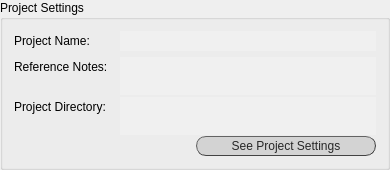
    <widget class="QGroupBox" name="proj_settings">
     <property name="minimumSize">
      <size>
       <width>0</width>
       <height>170</height>
      </size>
     </property>
     <property name="maximumSize">
      <size>
       <width>16777215</width>
       <height>170</height>
      </size>
     </property>
     <property name="styleSheet">
      <string notr="true">QGroupBox#proj_settings{text-decoration: underline; font: 80 10pt &quot;Calibri Light&quot;;}
</string>
     </property>
     <property name="title">
      <string>Project Settings</string>
     </property>
     <layout class="QFormLayout" name="formLayout">
      <item row="0" column="0">
       <widget class="QLabel" name="lab_proj_name">
        <property name="minimumSize">
         <size>
          <width>100</width>
          <height>20</height>
         </size>
        </property>
        <property name="maximumSize">
         <size>
          <width>16777215</width>
          <height>20</height>
         </size>
        </property>
        <property name="styleSheet">
         <string notr="true">font: 25 10pt &quot;Calibri Light&quot;;</string>
        </property>
        <property name="text">
         <string>Project Name: </string>
        </property>
       </widget>
      </item>
      <item row="0" column="1">
       <widget class="QTextEdit" name="lab_filled_proj_name">
        <property name="minimumSize">
         <size>
          <width>0</width>
          <height>20</height>
         </size>
        </property>
        <property name="maximumSize">
         <size>
          <width>16777215</width>
          <height>20</height>
         </size>
        </property>
        <property name="focusPolicy">
         <enum>Qt::StrongFocus</enum>
        </property>
        <property name="styleSheet">
         <string notr="true">font: 25 9pt &quot;Calibri Light&quot;;
background-color: rgb(240, 240, 240);
color: rgb(100, 100, 100);</string>
        </property>
        <property name="frameShape">
         <enum>QFrame::NoFrame</enum>
        </property>
        <property name="frameShadow">
         <enum>QFrame::Sunken</enum>
        </property>
        <property name="verticalScrollBarPolicy">
         <enum>Qt::ScrollBarAlwaysOff</enum>
        </property>
        <property name="horizontalScrollBarPolicy">
         <enum>Qt::ScrollBarAlwaysOff</enum>
        </property>
        <property name="readOnly">
         <bool>true</bool>
        </property>
        <property name="html">
         <string>&lt;!DOCTYPE HTML PUBLIC &quot;-//W3C//DTD HTML 4.0//EN&quot; &quot;http://www.w3.org/TR/REC-html40/strict.dtd&quot;&gt;
&lt;html&gt;&lt;head&gt;&lt;meta name=&quot;qrichtext&quot; content=&quot;1&quot; /&gt;&lt;style type=&quot;text/css&quot;&gt;
p, li { white-space: pre-wrap; }
&lt;/style&gt;&lt;/head&gt;&lt;body style=&quot; font-family:'Calibri Light'; font-size:9pt; font-weight:24; font-style:normal;&quot;&gt;
&lt;p align=&quot;center&quot; style=&quot;-qt-paragraph-type:empty; margin-top:0px; margin-bottom:0px; margin-left:0px; margin-right:0px; -qt-block-indent:0; text-indent:0px;&quot;&gt;&lt;br /&gt;&lt;/p&gt;&lt;/body&gt;&lt;/html&gt;</string>
        </property>
       </widget>
      </item>
      <item row="1" column="0">
       <widget class="QLabel" name="lab_ref_notes">
        <property name="minimumSize">
         <size>
          <width>100</width>
          <height>20</height>
         </size>
        </property>
        <property name="maximumSize">
         <size>
          <width>16777215</width>
          <height>20</height>
         </size>
        </property>
        <property name="styleSheet">
         <string notr="true">font: 25 10pt &quot;Calibri Light&quot;;</string>
        </property>
        <property name="text">
         <string>Reference Notes: </string>
        </property>
       </widget>
      </item>
      <item row="1" column="1">
       <widget class="QTextEdit" name="lab_filled_ref_notes">
        <property name="minimumSize">
         <size>
          <width>0</width>
          <height>38</height>
         </size>
        </property>
        <property name="maximumSize">
         <size>
          <width>16777215</width>
          <height>38</height>
         </size>
        </property>
        <property name="focusPolicy">
         <enum>Qt::StrongFocus</enum>
        </property>
        <property name="styleSheet">
         <string notr="true">font: 25 9pt &quot;Calibri Light&quot;;
background-color: rgb(240, 240, 240);
color: rgb(100, 100, 100);</string>
        </property>
        <property name="frameShape">
         <enum>QFrame::NoFrame</enum>
        </property>
        <property name="frameShadow">
         <enum>QFrame::Sunken</enum>
        </property>
        <property name="verticalScrollBarPolicy">
         <enum>Qt::ScrollBarAlwaysOff</enum>
        </property>
        <property name="horizontalScrollBarPolicy">
         <enum>Qt::ScrollBarAlwaysOff</enum>
        </property>
        <property name="readOnly">
         <bool>true</bool>
        </property>
        <property name="html">
         <string>&lt;!DOCTYPE HTML PUBLIC &quot;-//W3C//DTD HTML 4.0//EN&quot; &quot;http://www.w3.org/TR/REC-html40/strict.dtd&quot;&gt;
&lt;html&gt;&lt;head&gt;&lt;meta name=&quot;qrichtext&quot; content=&quot;1&quot; /&gt;&lt;style type=&quot;text/css&quot;&gt;
p, li { white-space: pre-wrap; }
&lt;/style&gt;&lt;/head&gt;&lt;body style=&quot; font-family:'Calibri Light'; font-size:9pt; font-weight:24; font-style:normal;&quot;&gt;
&lt;p align=&quot;center&quot; style=&quot;-qt-paragraph-type:empty; margin-top:0px; margin-bottom:0px; margin-left:0px; margin-right:0px; -qt-block-indent:0; text-indent:0px;&quot;&gt;&lt;br /&gt;&lt;/p&gt;&lt;/body&gt;&lt;/html&gt;</string>
        </property>
       </widget>
      </item>
      <item row="2" column="0">
       <widget class="QLabel" name="lab_proj_dir">
        <property name="minimumSize">
         <size>
          <width>100</width>
          <height>20</height>
         </size>
        </property>
        <property name="maximumSize">
         <size>
          <width>16777215</width>
          <height>20</height>
         </size>
        </property>
        <property name="styleSheet">
         <string notr="true">font: 25 10pt &quot;Calibri Light&quot;;</string>
        </property>
        <property name="text">
         <string>Project Directory: </string>
        </property>
       </widget>
      </item>
      <item row="2" column="1">
       <widget class="QTextEdit" name="lab_filled_proj_dir">
        <property name="minimumSize">
         <size>
          <width>0</width>
          <height>38</height>
         </size>
        </property>
        <property name="maximumSize">
         <size>
          <width>16777215</width>
          <height>38</height>
         </size>
        </property>
        <property name="focusPolicy">
         <enum>Qt::StrongFocus</enum>
        </property>
        <property name="styleSheet">
         <string notr="true">font: 25 9pt &quot;Calibri Light&quot;;
background-color: rgb(240, 240, 240);
color: rgb(100, 100, 100);</string>
        </property>
        <property name="frameShape">
         <enum>QFrame::NoFrame</enum>
        </property>
        <property name="frameShadow">
         <enum>QFrame::Sunken</enum>
        </property>
        <property name="verticalScrollBarPolicy">
         <enum>Qt::ScrollBarAlwaysOff</enum>
        </property>
        <property name="horizontalScrollBarPolicy">
         <enum>Qt::ScrollBarAlwaysOff</enum>
        </property>
        <property name="readOnly">
         <bool>true</bool>
        </property>
        <property name="html">
         <string>&lt;!DOCTYPE HTML PUBLIC &quot;-//W3C//DTD HTML 4.0//EN&quot; &quot;http://www.w3.org/TR/REC-html40/strict.dtd&quot;&gt;
&lt;html&gt;&lt;head&gt;&lt;meta name=&quot;qrichtext&quot; content=&quot;1&quot; /&gt;&lt;style type=&quot;text/css&quot;&gt;
p, li { white-space: pre-wrap; }
&lt;/style&gt;&lt;/head&gt;&lt;body style=&quot; font-family:'Calibri Light'; font-size:9pt; font-weight:24; font-style:normal;&quot;&gt;
&lt;p align=&quot;center&quot; style=&quot;-qt-paragraph-type:empty; margin-top:0px; margin-bottom:0px; margin-left:0px; margin-right:0px; -qt-block-indent:0; text-indent:0px;&quot;&gt;&lt;br /&gt;&lt;/p&gt;&lt;/body&gt;&lt;/html&gt;</string>
        </property>
       </widget>
      </item>
      <item row="3" column="1">
       <layout class="QHBoxLayout" name="horizontalLayout_7">
        <item>
         <spacer name="horizontalSpacer">
          <property name="orientation">
           <enum>Qt::Horizontal</enum>
          </property>
          <property name="sizeHint" stdset="0">
           <size>
            <width>40</width>
            <height>20</height>
           </size>
          </property>
         </spacer>
        </item>
        <item>
         <widget class="QPushButton" name="button_see_proj_settings">
          <property name="minimumSize">
           <size>
            <width>180</width>
            <height>20</height>
           </size>
          </property>
          <property name="maximumSize">
           <size>
            <width>180</width>
            <height>20</height>
           </size>
          </property>
          <property name="mouseTracking">
           <bool>true</bool>
          </property>
          <property name="focusPolicy">
           <enum>Qt::ClickFocus</enum>
          </property>
          <property name="autoFillBackground">
           <bool>false</bool>
          </property>
          <property name="styleSheet">
           <string notr="true">QPushButton{border-radius:10px;
border-width: 1px;
border-style: outset;
border-color: rgb(66, 66, 66);
background-color: rgb(211, 211, 211);
color: rgb(39, 39, 39);
font: 10pt &quot;Calibri Light&quot;;}

QPushButton:hover{
background-color: #eb6fbd;
border-color: #672146
}</string>
          </property>
          <property name="text">
           <string>See Project Settings</string>
          </property>
          <property name="checkable">
           <bool>true</bool>
          </property>
         </widget>
        </item>
       </layout>
      </item>
     </layout>
    </widget>
